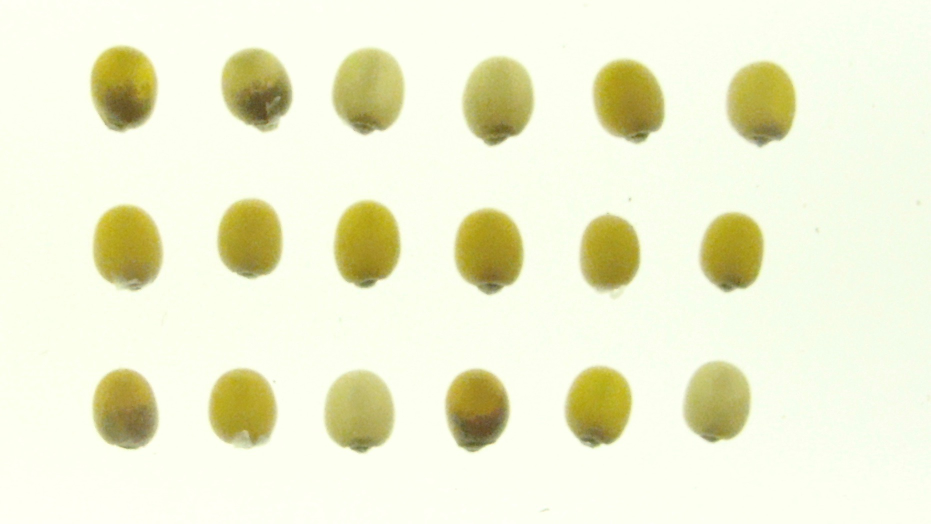
#> input picture data/DSC05376.jpeg, 1861 x 1047 px (shown at 1/2 size)
$ python -i preprocess.py   (imports and definitions only)   (older library calls are emulated)
#> lines starting #> are read from the running program, lines starting #| are printed output that depends on the picture; after the words box and inside, x2 and y2 are one past the last pixel; in counts of white or black regions, pixels touching at a corner belong together
### kernelpheno/segmentation.py
from skimage.segmentation import slic
from skimage.io import imread, imsave
from skimage.color import rgb2gray
from skimage.measure import label, regionprops
from skimage.filters import threshold_otsu, gaussian
from skimage.color import label2rgb
from skimage.morphology import binary_closing, binary_opening, square
from skimage.util import invert
from skimage import img_as_float, img_as_int

import matplotlib.pyplot as plt
import numpy as np
import matplotlib.patches as mpatches
import os.path as osp
import os
import argparse
import logging

from .logger import get_logger
from .utils import create_name_from_path, show_image, is_gray

log = get_logger(level=logging.DEBUG)

# [146 lines left out: functions normalize_images, draw_bounding_boxes, plot_bbx, segment_images, get_sorted_bboxes, not called in this run]


def test_get_sorted_bboxes():
    img = imread("/home/apages/pysrc/KernelPheno/data/sample_images/DSC05389.jpeg")
    get_sorted_bboxes(img, plot=True, fig_location="/home/apages/pysrc/KernelPheno/data/tests")


# [64 lines left out: functions sort_bbxs, get_thumbnails, test_get_thumbnails, segment_image, not called in this run]


def get_filter(image):
    # TODO: test this function
    if not is_gray(image):
        image = rgb2gray(image)
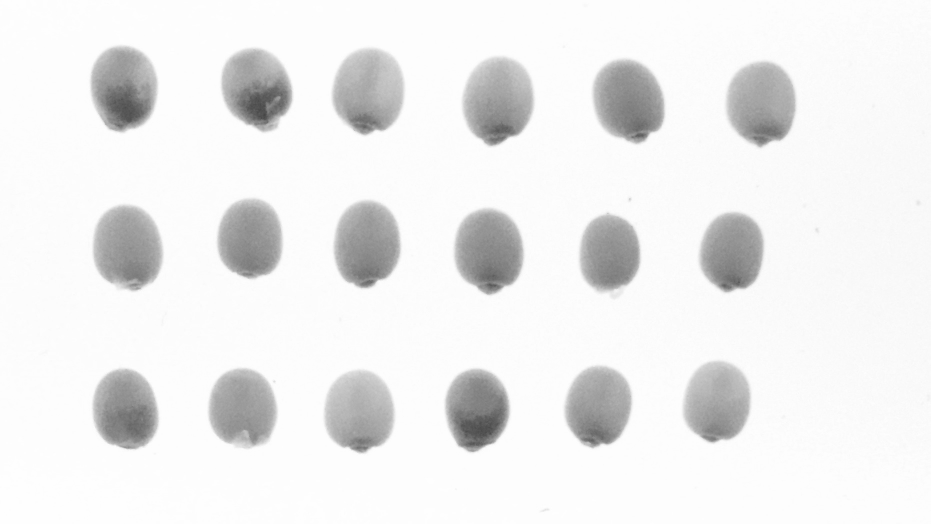
#> image: shape (1047, 1861) float64 (shown at 1/2 size); min 0.225, max 0.998, mean 0.932
    thresh = threshold_otsu(image)
#> thresh = 0.806
    # clear speckled black pixels in the image
    filter = binary_closing(image > thresh, selem=square(10))
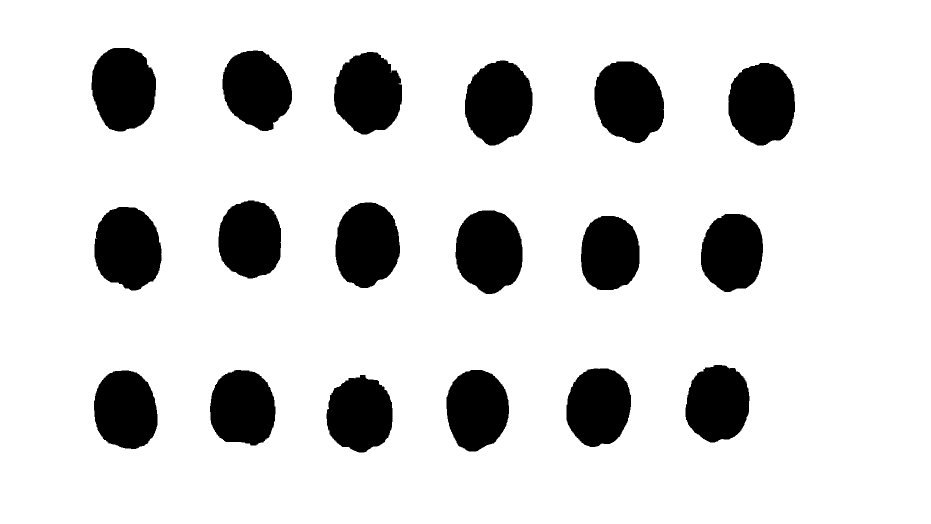
#> filter: shape (1047, 1861) bool (shown at 1/2 size); 84.7% white; 18 black regions, largest, box (x1, y1, x2, y2) and area: (911, 421, 1045, 588) 17656, (1189, 123, 1328, 286) 17651, (189, 414, 323, 581) 17645
    # clear speckled white pixels in the image
    filter = binary_opening(filter, selem=square(15))
#> filter: shape (1047, 1861) bool; 84.7% white; 18 black regions, largest, box (x1, y1, x2, y2) and area: (911, 421, 1045, 588) 17656, (1189, 123, 1328, 286) 17653, (189, 414, 323, 581) 17648
    return filter


# [102 lines left out: functions _get_bg_avg, test_gray_normal, __test_all, not called in this run]


# [22 lines that do not run on import are left out]

### kernelpheno/logger.py
import logging
import coloredlogs
import os

_FORMAT = "%(asctime)s %(levelname)s | %(message)s"
_LOGGER = None

def get_logger(level = logging.ERROR, refresh = False):
    global _LOGGER

    logging.basicConfig()

    if not _LOGGER or refresh:
        logger = logging.getLogger(__name__)
        logger.setLevel(level)
        logger.propagate = False

        os.environ['COLOREDLOGS_LOG_FORMAT'] = _FORMAT
        os.environ['COLOREDLOGS_LEVEL_STYLES'] = \
            'info=20;debug=15;warning=30;error=40;critical=50'

        if not logger.handlers:
            formatter = logging.Formatter(_FORMAT, "%H:%M:%S")
            handler   = logging.StreamHandler()
            handler.setFormatter(formatter)
            logger.addHandler(handler)

        # [11 lines of commented-out code are left out]

        _LOGGER = logger

    coloredlogs.install(logger=_LOGGER)
    return _LOGGER

### kernelpheno/utils.py
import re
import os.path as osp
import matplotlib.pyplot as plt
import logging

from .logger import get_logger

log = get_logger(level=logging.DEBUG)

# [47 lines left out: functions get_image_regex_pattern, create_name_from_path, not called in this run]


def is_gray(image):
    return True if image.ndim == 2 else False


# [9 lines left out: function show_image, not called in this run]

### kernelpheno/preprocess.py
from skimage.segmentation import clear_border
from skimage.io import imread, imsave
from skimage.color import rgb2gray, gray2rgb
from skimage.measure import label, regionprops
from skimage.filters import threshold_otsu
from skimage.morphology import closing, square
from skimage.util import invert
from skimage import img_as_float, img_as_ubyte

import matplotlib.pyplot as plt
import matplotlib.patches as mpatches
import pandas as pd
import numpy as np
import os
import os.path as osp
import logging
import click
import subprocess as sp
import traceback as tb

from .logger import get_logger
from .main import KernelPheno
from .utils import (
    get_image_regex_pattern,
    show_image,
    is_gray,
    create_name_from_path
)
from .segmentation import segment_image, get_filter

log = get_logger(level=logging.DEBUG)

''' GENERATE DATASET '''
# [132 lines left out: function generate_dataset, not called in this run]


# [1 line not run here, left out]


# [46 lines left out: function split_validation, not called in this run]


# [1 line not run here, left out]
''' CONVERSION FROM MISC IMAGE FORMATS TO JPG OR OTHERWISE SPECIFIED FORMAT '''

# [30 lines left out: function convert, not called in this run]

# [1 line not run here, left out]


''' SEGMENTATION FUNCTION '''

# [38 lines left out: function segment, not called in this run]

# [1 line not run here, left out]


''' NORMALIZE IMAGES '''
# [75 lines left out: function normalize, not called in this run]

# [1 line not run here, left out]


''' PLOT BOUNDING BOXES '''
# [34 lines left out: function plot_bbox, not called in this run]

# [1 line not run here, left out]


''' FUNCTIONS '''

# [153 lines left out: functions norm, test_norm, get_bg_avg, plot_bbx, get_sorted_bboxes, _sort_bbxs, not called in this run]


# [8 lines of commented-out code are left out]


# [2 lines not run here, left out]
    # generate_dataset(r'/home/apages/SCHNABLELAB/pysrc/KernelPheno/data/images',
    #                  r'/home/apages/SCHNABLELAB/pysrc/KernelPheno/data/dataset',
    #                  r'/home/apages/SCHNABLELAB/pysrc/KernelPheno/report.clean.csv')

>>> import cv2
>>> picture = cv2.cvtColor(cv2.imread('../data/DSC05376.jpeg'), cv2.COLOR_BGR2RGB)
>>> result = get_sorted_bboxes(picture)
#> in get_sorted_bboxes, `cleared = clear_border(invert(filter))`:
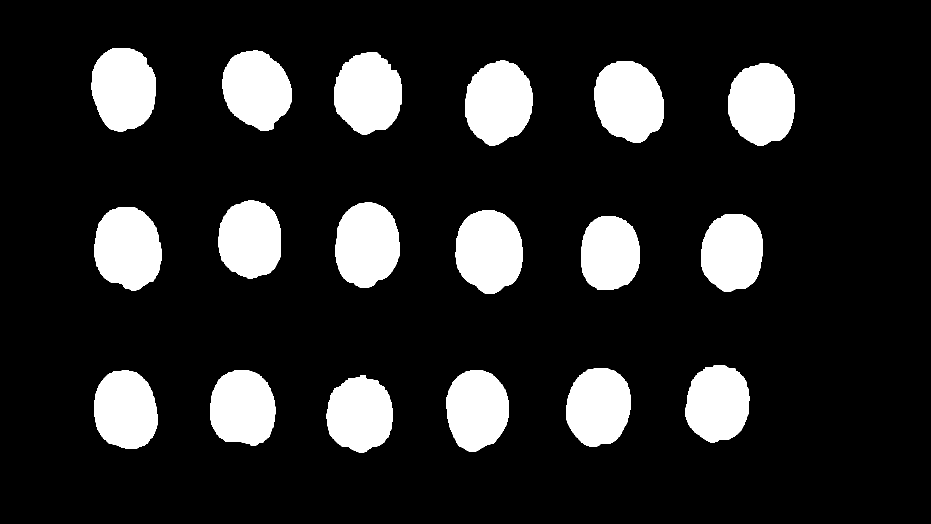
#> cleared: shape (1047, 1861) bool (shown at 1/2 size); 15.3% white; 18 white regions, largest, box (x1, y1, x2, y2) and area: (911, 421, 1045, 588) 17656, (1189, 123, 1328, 286) 17653, (189, 414, 323, 581) 17648
#> in get_sorted_bboxes, `label_image = label(cleared)`:
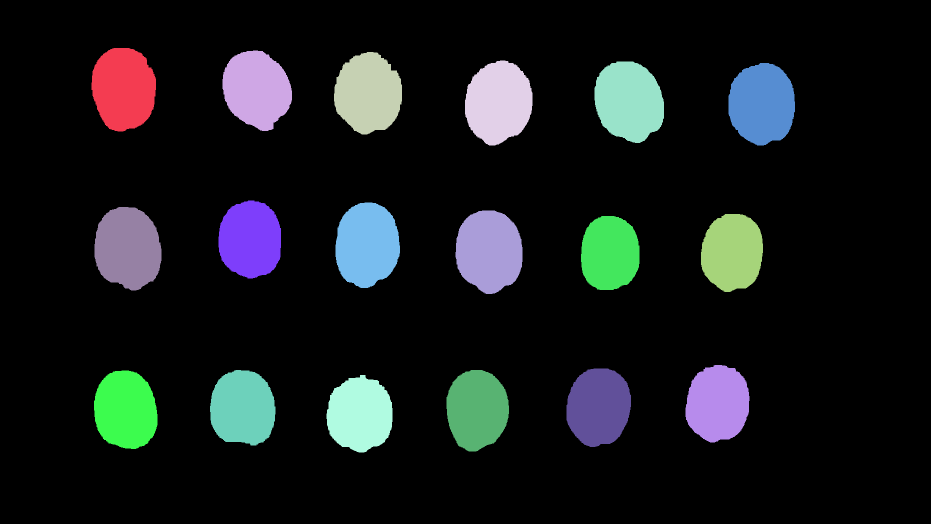
#> label_image: shape (1047, 1861) int32 (shown at 1/2 size); 19 distinct labels, from 0 to 18; one colour per label, 0 black
#> the loop in get_sorted_bboxes, `for region in regionprops(label_image, coordinates='rc'):` made 18 passes
#> after the loop in get_sorted_bboxes, `for region in regionprops(label_image, coordinates='rc'):`: coords = 18 items, first 6: (96, 183, 263, 312), (101, 445, 262, 584), (104, 668, 269, 804), (121, 930, 291, 1065), (123, 1189, 286, 1328), (126, 1457, 291, 1590)
#> the loop in _sort_bbxs, `while(len(regions)):` made 3 passes
#> after the loop in _sort_bbxs, `while(len(regions)):`: regions = []; rows = 3 items
#> in _sort_bbxs, `sorted_bbxs = []`: sorted_bbxs = []
#> the loop in _sort_bbxs, `for row in rows:` made 3 passes
#> after the loop in _sort_bbxs, `for row in rows:`: sorted_bbxs has the same summary as coords in get_sorted_bboxes
#> in get_sorted_bboxes, `sorted_bbxs = _sort_bbxs(coords, image.shape[0])`: sorted_bbxs has the same summary as coords
#> result has the same summary as coords in get_sorted_bboxes
